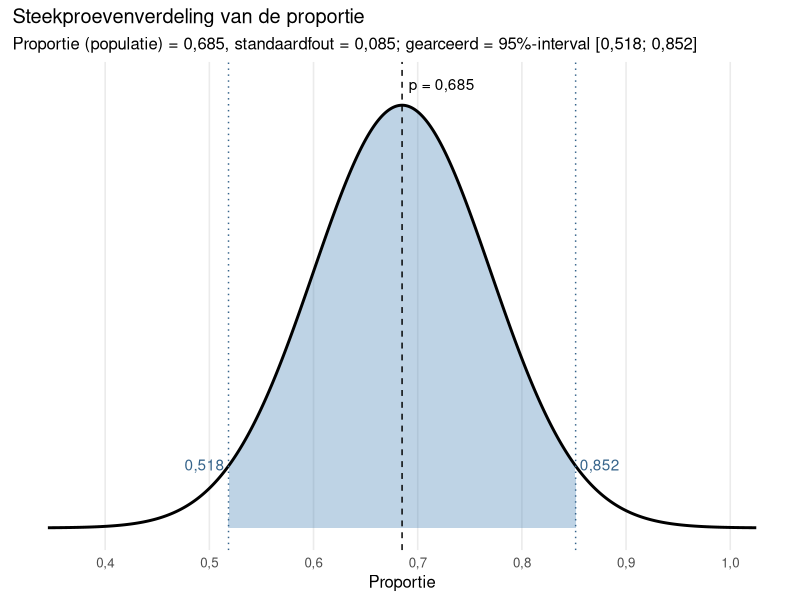

This chart was generated by the following R code:
# Normale verdeling van een proportie met gearceerd 95%-interval
# Gemiddelde = 0,685, standaardfout = 0,0837
# Draai dit script vanuit de projectmap, zodat het relatieve opslagpad klopt.

library(ggplot2)

# Parameters ---------------------------------------------------------------
p_hat <- 0.685
se    <- 0.085
z     <- qnorm(0.975)              # 1,96

ci_onder <- p_hat - z * se
ci_boven <- p_hat + z * se

# Getallen met decimale komma
komma <- function(x, d = 3) formatC(x, format = "f", digits = d, decimal.mark = ",")

# Data voor de curve -------------------------------------------------------
curve_df <- data.frame(x = seq(p_hat - 4 * se, p_hat + 4 * se, length.out = 1000)) |>
  transform(y = dnorm(x, mean = p_hat, sd = se))

arcering_df <- subset(curve_df, x >= ci_onder & x <= ci_boven)

# Grafiek ------------------------------------------------------------------
grafiek <- ggplot(curve_df, aes(x = x, y = y)) +
  geom_area(data = arcering_df, fill = "steelblue", alpha = 0.35) +
  geom_line(linewidth = 1) +
  geom_vline(xintercept = p_hat, linetype = "dashed") +
  geom_vline(xintercept = c(ci_onder, ci_boven), linetype = "dotted", colour = "steelblue4") +
  annotate("text", x = p_hat, y = max(curve_df$y) * 1.05,
           label = paste("p =", komma(p_hat)), hjust = -0.1) +
  annotate("text", x = c(ci_onder, ci_boven), y = max(curve_df$y) * 0.15,
           label = komma(c(ci_onder, ci_boven)),
           hjust = c(1.1, -0.1), colour = "steelblue4") +
  scale_x_continuous(breaks = seq(0, 1, by = 0.1),
                     labels = \(x) komma(x, 1)) +
  labs(
    title    = "Steekproevenverdeling van de proportie",
    subtitle = sprintf("Proportie (populatie) = %s, standaardfout = %s; gearceerd = 95%%-interval [%s; %s]",
                       komma(p_hat), komma(se), komma(ci_onder), komma(ci_boven)),
    x = "Proportie",
    y = NULL
  ) +
  theme_minimal(base_size = 12) +
  theme(
    axis.text.y        = element_blank(),
    axis.ticks.y       = element_blank(),
    panel.grid.major.y = element_blank(),
    panel.grid.minor.y = element_blank(),
    panel.grid.minor.x = element_blank()
  )

# Opslaan ------------------------------------------------------------------
dir.create("afbeeldingen", showWarnings = FALSE)
ggsave("afbeeldingen/normal_distribution.png", grafiek,
       width = 8, height = 5, dpi = 300, bg = "white")
